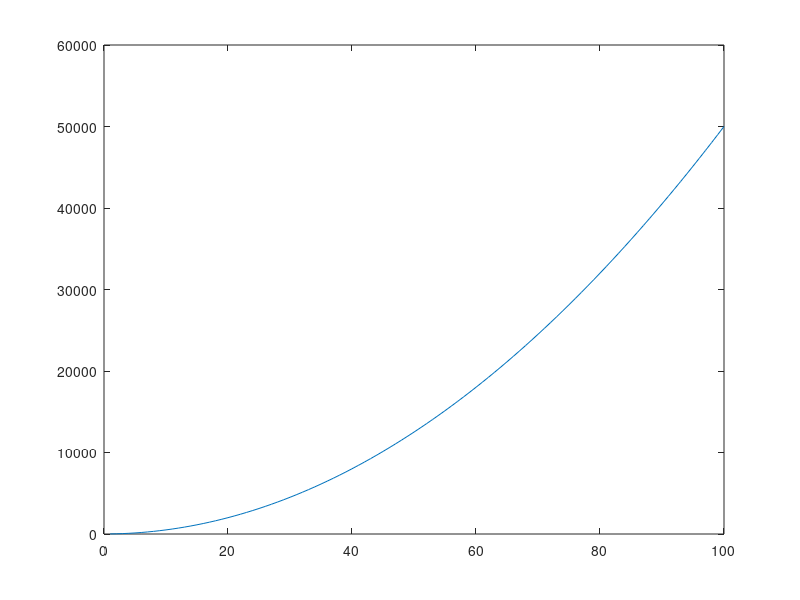

MATLAB code for this plot:
disp("Plotting y=mx^2+c with x ranging from 0 to 100")
x=1:1:100;
m=input("Enter value for m ")
c=input("Enter valur for c ")
fx=m*(x.^2)+c;
plot(x,fx)
